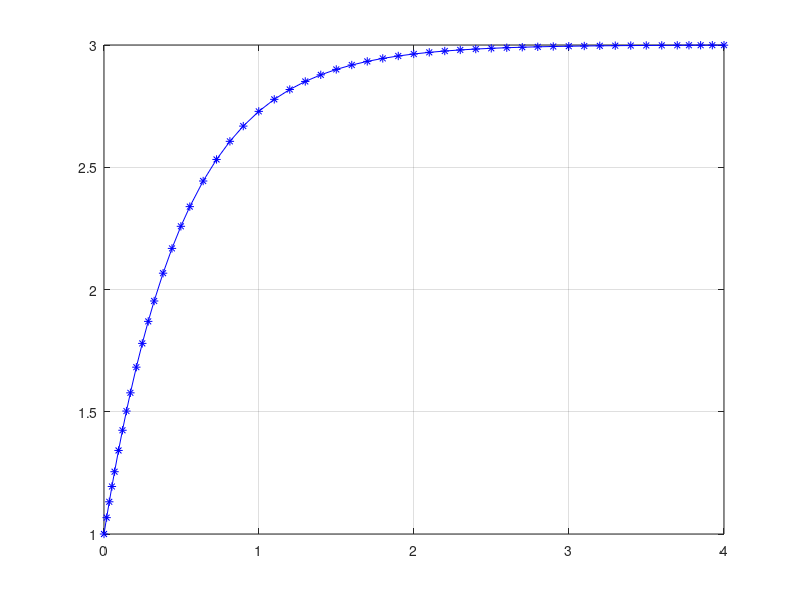

This figure's MATLAB source: (Note: this script raises an error after producing the figure.)
%% ME 2004: ode45 Demo
% DESCRIPTION: In this example, we solve the following 1st-order ODE:
% 
% dy/dt = -2y + 6
% y0 = 1
% 
% using MATLAB's ode45 function. 
clear; clc; close all

%% ode45
% You should always sketch the phase portrait + anticipated solution BEFORE
% you do ANYTHING in MATLAB. You want to make sure you have a general idea
% of what y(t) looks like so you can check the solution from ode45. 
% 
% ode45 inputs:
func = @(t,y) -2*y + 6;         % Don't forget @(t,y) instead of just @(y) or @(t)
t0 = 0;                         % Start time [s]
t_end = 4;                      % End time [s]
tspan = [t0 t_end];             % 2 element vector. Don't "hard code" t0/t_end!
% tspan = t0:0.1:t_end;           % Use this if you want "nice" entries in the t vector
y0 = 1;                         % 1st order ODE --> only 1 initial condition

% Call ode45:
[t,y] = ode45(func,tspan,y0);

% Plot the solution:
plot(t,y,'b*-')
grid on; hold on;

fixedPoint = 3;                 % Verify this yourself! 
yline(fixedPoint,'r');

xlabel('Time')
ylabel('Response')
title('ode45 Example')
ylim([0 1.5*fixedPoint])
legend('ode45 Solution','Fixed Point')

% We see that the ode45 output agrees with our sketched anticipated
% solution. 
